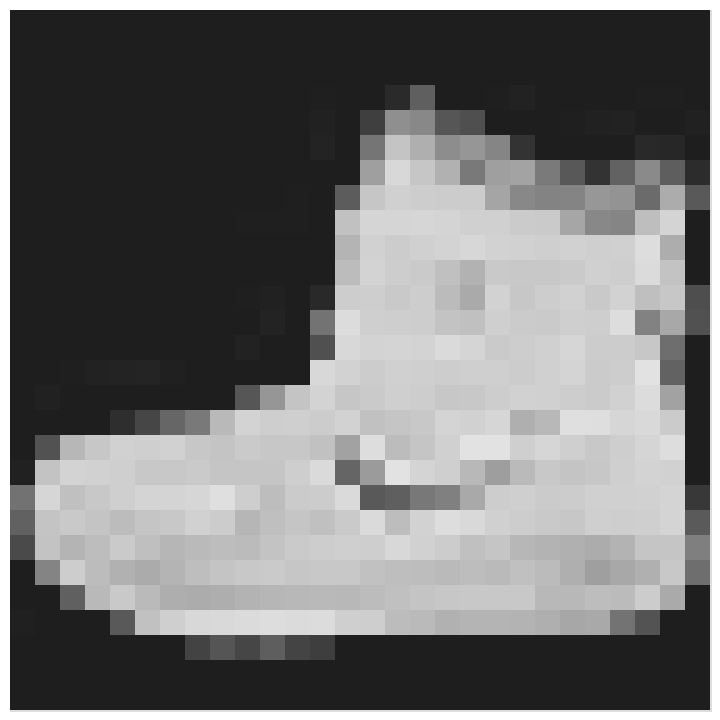

Notebook code cell kept with this figure:
### Code cell
vis.imshow(x_train[0])

### Figure 1 — Vega-Lite specification as saved in the notebook (floating-point values rounded to 4 significant figures; data arrays with more than 128 entries replaced by an {"elided": "..."} marker saying what was removed)
{"$schema": "https://vega.github.io/schema/vega-lite/v2.4.3.json", "config": {"view": {"height": 300, "width": 400}}, "data": {"values": {"elided": "784 records"}}, "encoding": {"color": {"field": "value", "legend": null, "scale": {"scheme": "greys"}, "sort": "descending", "type": "quantitative"}, "tooltip": [{"field": "value", "type": "quantitative"}], "x": {"axis": null, "field": "w", "type": "nominal"}, "y": {"axis": null, "field": "h", "type": "nominal"}}, "height": 350, "mark": "rect", "title": "", "width": 350}
